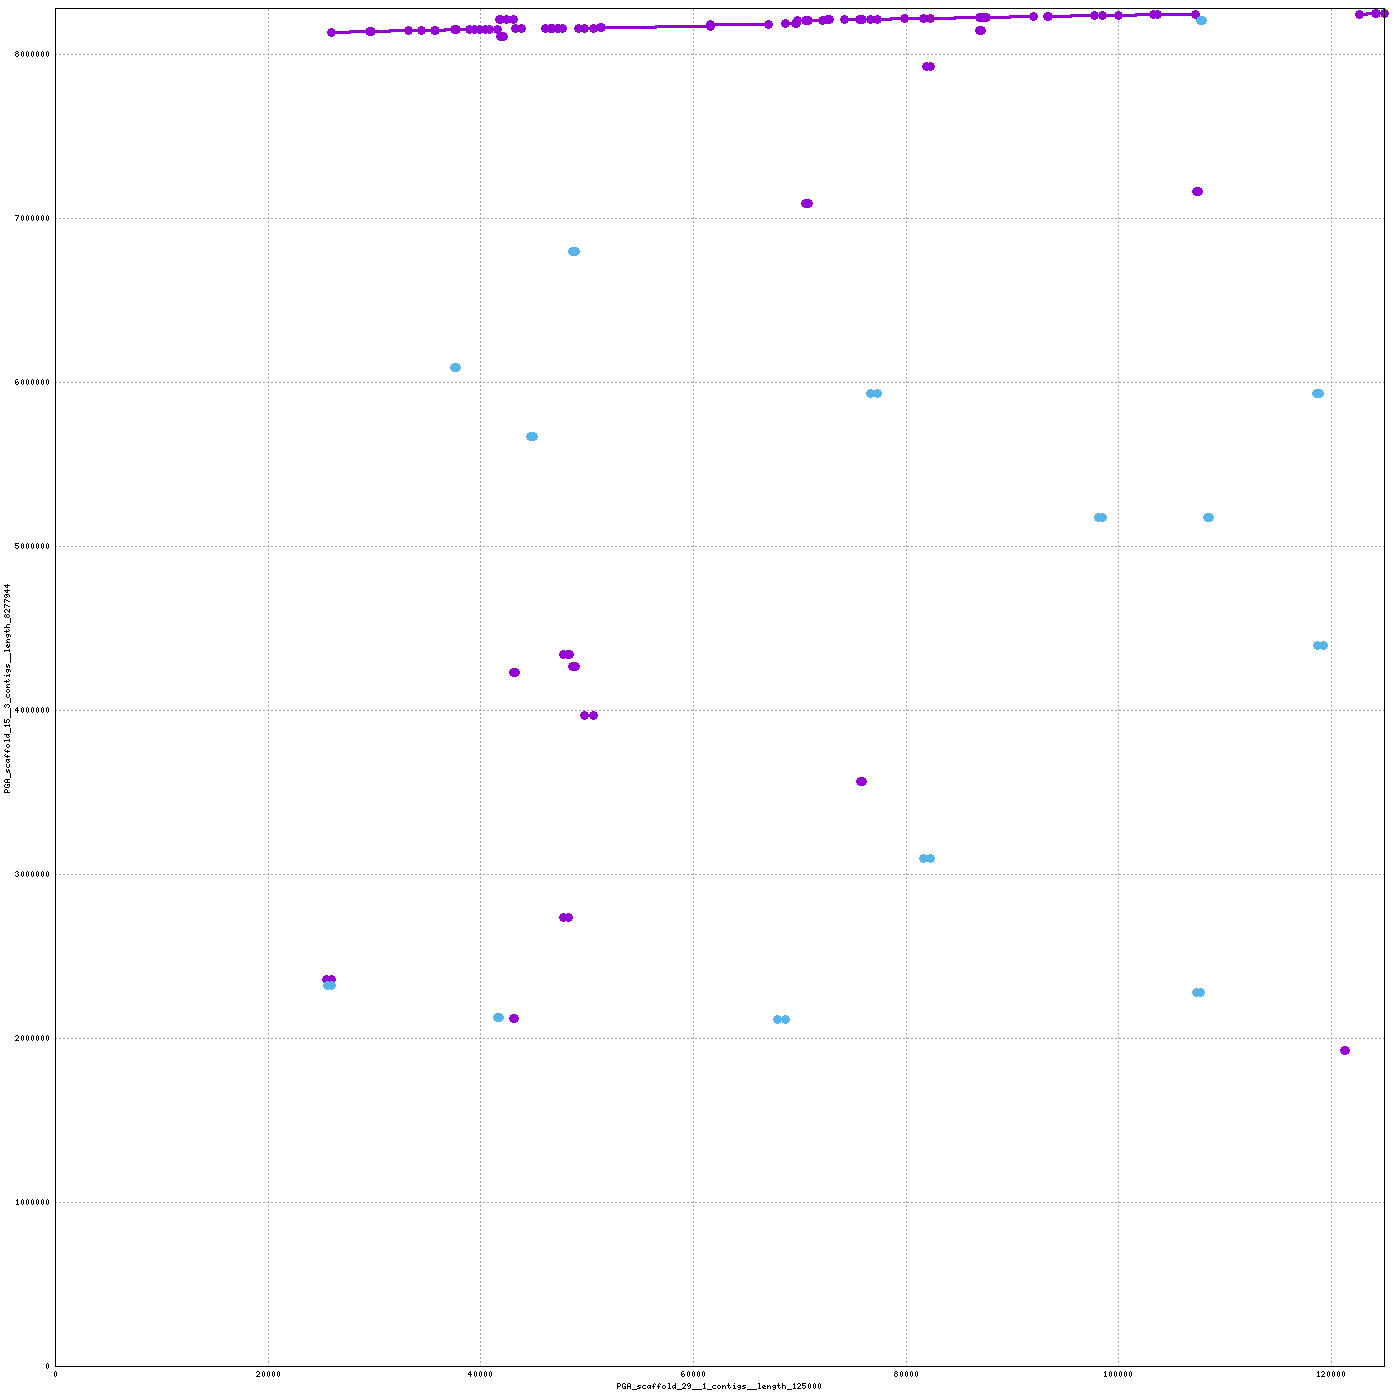

Reproduce this figure in gnuplot.
set terminal png tiny size 1400,1400
set output "/home/mike/Desktop/scripts/snakes/plot_pairs/hiCversion1.linear/nucmer/nucmer.57.png"
set size 1,1
set grid
unset key
set border 15
set tics scale 0
set xlabel "PGA_scaffold_29__1_contigs__length_125000"
set ylabel "PGA_scaffold_15__3_contigs__length_8277944"
set format "%.0f"
set mouse format "%.0f"
set mouse mouseformat "[%.0f, %.0f]"
if(GPVAL_VERSION < 5) set mouse clipboardformat "[%.0f, %.0f]"
set xrange [1:125000]
set yrange [1:8277944]
set style line 1  lt 1 lw 3 pt 6 ps 1
set style line 2  lt 3 lw 3 pt 6 ps 1
set style line 3  lt 2 lw 3 pt 6 ps 1
plot \
 "/home/mike/Desktop/scripts/snakes/plot_pairs/hiCversion1.linear/nucmer/nucmer.57.fplot" title "FWD" w lp ls 1, \
 "/home/mike/Desktop/scripts/snakes/plot_pairs/hiCversion1.linear/nucmer/nucmer.57.rplot" title "REV" w lp ls 2
